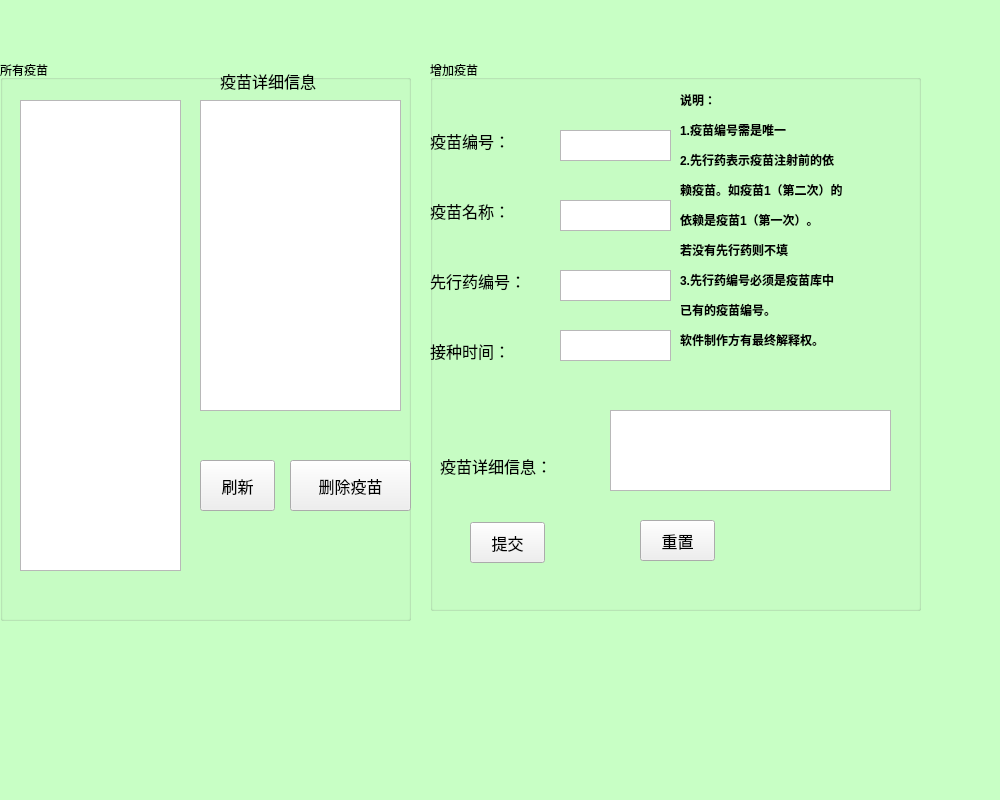
<?xml version="1.0" encoding="UTF-8"?>
<ui version="4.0">
 <class>YiMiaoForm</class>
 <widget class="QWidget" name="YiMiaoForm">
  <property name="geometry">
   <rect>
    <x>0</x>
    <y>0</y>
    <width>1000</width>
    <height>800</height>
   </rect>
  </property>
  <property name="windowTitle">
   <string>Form</string>
  </property>
  <widget class="QGroupBox" name="groupBox">
   <property name="geometry">
    <rect>
     <x>0</x>
     <y>60</y>
     <width>411</width>
     <height>561</height>
    </rect>
   </property>
   <property name="title">
    <string>所有疫苗</string>
   </property>
   <widget class="QListWidget" name="valistWidget">
    <property name="geometry">
     <rect>
      <x>20</x>
      <y>40</y>
      <width>161</width>
      <height>471</height>
     </rect>
    </property>
   </widget>
   <widget class="QPushButton" name="deleteButton">
    <property name="geometry">
     <rect>
      <x>290</x>
      <y>400</y>
      <width>121</width>
      <height>51</height>
     </rect>
    </property>
    <property name="font">
     <font>
      <pointsize>12</pointsize>
     </font>
    </property>
    <property name="text">
     <string>删除疫苗</string>
    </property>
   </widget>
   <widget class="QPushButton" name="refreshButton">
    <property name="geometry">
     <rect>
      <x>200</x>
      <y>400</y>
      <width>75</width>
      <height>51</height>
     </rect>
    </property>
    <property name="font">
     <font>
      <pointsize>12</pointsize>
     </font>
    </property>
    <property name="text">
     <string>刷新</string>
    </property>
   </widget>
   <widget class="QTextBrowser" name="vatTextBrowser">
    <property name="geometry">
     <rect>
      <x>200</x>
      <y>40</y>
      <width>201</width>
      <height>311</height>
     </rect>
    </property>
   </widget>
   <widget class="QLabel" name="label">
    <property name="geometry">
     <rect>
      <x>220</x>
      <y>0</y>
      <width>161</width>
      <height>41</height>
     </rect>
    </property>
    <property name="font">
     <font>
      <pointsize>12</pointsize>
     </font>
    </property>
    <property name="text">
     <string>疫苗详细信息</string>
    </property>
   </widget>
  </widget>
  <widget class="QGroupBox" name="groupBox_2">
   <property name="geometry">
    <rect>
     <x>430</x>
     <y>60</y>
     <width>491</width>
     <height>551</height>
    </rect>
   </property>
   <property name="title">
    <string>增加疫苗</string>
   </property>
   <widget class="QLabel" name="label_2">
    <property name="geometry">
     <rect>
      <x>0</x>
      <y>60</y>
      <width>121</width>
      <height>41</height>
     </rect>
    </property>
    <property name="font">
     <font>
      <pointsize>12</pointsize>
     </font>
    </property>
    <property name="text">
     <string>疫苗编号：</string>
    </property>
   </widget>
   <widget class="QLabel" name="label_3">
    <property name="geometry">
     <rect>
      <x>0</x>
      <y>130</y>
      <width>121</width>
      <height>41</height>
     </rect>
    </property>
    <property name="font">
     <font>
      <pointsize>12</pointsize>
     </font>
    </property>
    <property name="text">
     <string>疫苗名称：</string>
    </property>
   </widget>
   <widget class="QLabel" name="label_4">
    <property name="geometry">
     <rect>
      <x>0</x>
      <y>270</y>
      <width>111</width>
      <height>41</height>
     </rect>
    </property>
    <property name="font">
     <font>
      <pointsize>12</pointsize>
     </font>
    </property>
    <property name="text">
     <string>接种时间：</string>
    </property>
   </widget>
   <widget class="QLabel" name="label_5">
    <property name="geometry">
     <rect>
      <x>0</x>
      <y>200</y>
      <width>131</width>
      <height>41</height>
     </rect>
    </property>
    <property name="font">
     <font>
      <pointsize>12</pointsize>
     </font>
    </property>
    <property name="text">
     <string>先行药编号：</string>
    </property>
   </widget>
   <widget class="QLabel" name="label_6">
    <property name="geometry">
     <rect>
      <x>10</x>
      <y>380</y>
      <width>171</width>
      <height>51</height>
     </rect>
    </property>
    <property name="font">
     <font>
      <pointsize>12</pointsize>
     </font>
    </property>
    <property name="text">
     <string>疫苗详细信息：</string>
    </property>
   </widget>
   <widget class="QPushButton" name="submitButton">
    <property name="geometry">
     <rect>
      <x>40</x>
      <y>462</y>
      <width>75</width>
      <height>41</height>
     </rect>
    </property>
    <property name="font">
     <font>
      <pointsize>12</pointsize>
     </font>
    </property>
    <property name="text">
     <string>提交</string>
    </property>
   </widget>
   <widget class="QTextEdit" name="vidEdit">
    <property name="geometry">
     <rect>
      <x>130</x>
      <y>70</y>
      <width>111</width>
      <height>31</height>
     </rect>
    </property>
   </widget>
   <widget class="QTextEdit" name="relyEdit">
    <property name="geometry">
     <rect>
      <x>130</x>
      <y>210</y>
      <width>111</width>
      <height>31</height>
     </rect>
    </property>
   </widget>
   <widget class="QTextEdit" name="vnameEdit">
    <property name="geometry">
     <rect>
      <x>130</x>
      <y>140</y>
      <width>111</width>
      <height>31</height>
     </rect>
    </property>
   </widget>
   <widget class="QTextEdit" name="vtimeEdit">
    <property name="geometry">
     <rect>
      <x>130</x>
      <y>270</y>
      <width>111</width>
      <height>31</height>
     </rect>
    </property>
   </widget>
   <widget class="QTextEdit" name="vtextEdit">
    <property name="geometry">
     <rect>
      <x>180</x>
      <y>350</y>
      <width>281</width>
      <height>81</height>
     </rect>
    </property>
   </widget>
   <widget class="QLabel" name="label_7">
    <property name="geometry">
     <rect>
      <x>250</x>
      <y>0</y>
      <width>231</width>
      <height>321</height>
     </rect>
    </property>
    <property name="text">
     <string>&lt;html&gt;&lt;head/&gt;&lt;body&gt;&lt;p&gt;&lt;span style=&quot; font-weight:600;&quot;&gt;说明：&lt;/span&gt;&lt;/p&gt;&lt;p&gt;&lt;span style=&quot; font-weight:600;&quot;&gt;1.疫苗编号需是唯一&lt;/span&gt;&lt;/p&gt;&lt;p&gt;&lt;span style=&quot; font-weight:600;&quot;&gt;2.先行药表示疫苗注射前的依&lt;/span&gt;&lt;/p&gt;&lt;p&gt;&lt;span style=&quot; font-weight:600;&quot;&gt;赖疫苗。如疫苗1（第二次）的&lt;/span&gt;&lt;/p&gt;&lt;p&gt;&lt;span style=&quot; font-weight:600;&quot;&gt;依赖是疫苗1（第一次）。&lt;/span&gt;&lt;/p&gt;&lt;p&gt;&lt;span style=&quot; font-weight:600;&quot;&gt;若没有先行药则不填&lt;/span&gt;&lt;/p&gt;&lt;p&gt;&lt;span style=&quot; font-weight:600;&quot;&gt;3.先行药编号必须是疫苗库中&lt;/span&gt;&lt;/p&gt;&lt;p&gt;&lt;span style=&quot; font-weight:600;&quot;&gt;已有的疫苗编号。&lt;/span&gt;&lt;/p&gt;&lt;p&gt;&lt;span style=&quot; font-weight:600;&quot;&gt;软件制作方有最终解释权。&lt;/span&gt;&lt;/p&gt;&lt;/body&gt;&lt;/html&gt;</string>
    </property>
   </widget>
   <widget class="QPushButton" name="clearButton">
    <property name="geometry">
     <rect>
      <x>210</x>
      <y>460</y>
      <width>75</width>
      <height>41</height>
     </rect>
    </property>
    <property name="font">
     <font>
      <pointsize>12</pointsize>
     </font>
    </property>
    <property name="text">
     <string>重置</string>
    </property>
   </widget>
  </widget>
  <widget class="QLabel" name="label_8">
   <property name="geometry">
    <rect>
     <x>0</x>
     <y>0</y>
     <width>1000</width>
     <height>800</height>
    </rect>
   </property>
   <property name="styleSheet">
    <string notr="true">background-color: rgb(200, 255, 197);</string>
   </property>
   <property name="text">
    <string/>
   </property>
  </widget>
  <zorder>label_8</zorder>
  <zorder>groupBox</zorder>
  <zorder>groupBox_2</zorder>
 </widget>
 <resources/>
 <connections/>
</ui>
